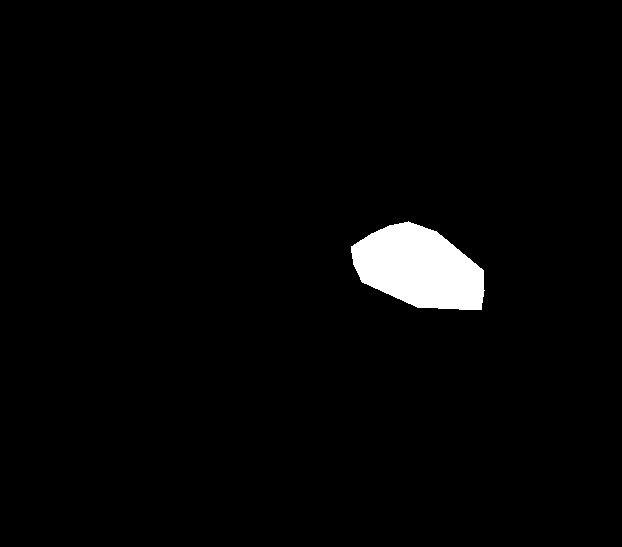
#> input picture data/hyper/dataset/masks/bbc05ad9-cbb2-4787-972f-126111d1ff4c.jpg, 622 x 547 px; its folder holds only this picture in this run
$ python convert-hyper-masks.py
#> lines starting #> are read from the running program, lines starting #| are printed output that depends on the picture
from matplotlib import pyplot as plt
import tqdm
from PIL import Image
import numpy as np
import os
from os import path as osp
from scipy import ndimage as ndi

SRC_MASKS_DIR = "../data/hyper/dataset/masks"
DST_MASKS_DIR = "../data/hyper/dataset/masks-converted"
PALETTE = [20, 20, 240, 20, 240, 20]

if __name__ == "__main__":
    l = os.listdir(SRC_MASKS_DIR)

    for file in tqdm.tqdm(l):
        p = osp.join(SRC_MASKS_DIR, file)
        img = np.array(Image.open(p).convert("L"))
        img[img < 230] = 0
#> img: shape (547, 622); min 0, max 255, mean 6.2
        img = Image.fromarray(img).convert("P")
#> img: PIL image 622x547 P
        img.putpalette(PALETTE)
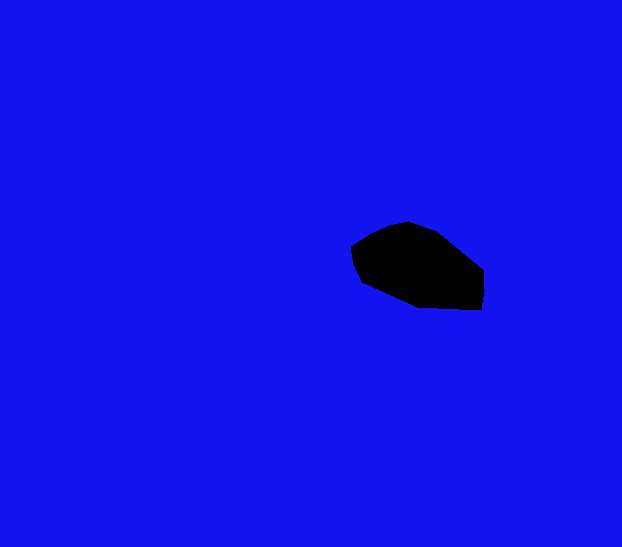
#> img: PIL image 622x547 P; mean R, G, B 19.5, 19.5, 234.1
        file = file.replace(".jpg", ".png")
        img.save(osp.join(DST_MASKS_DIR, file))
